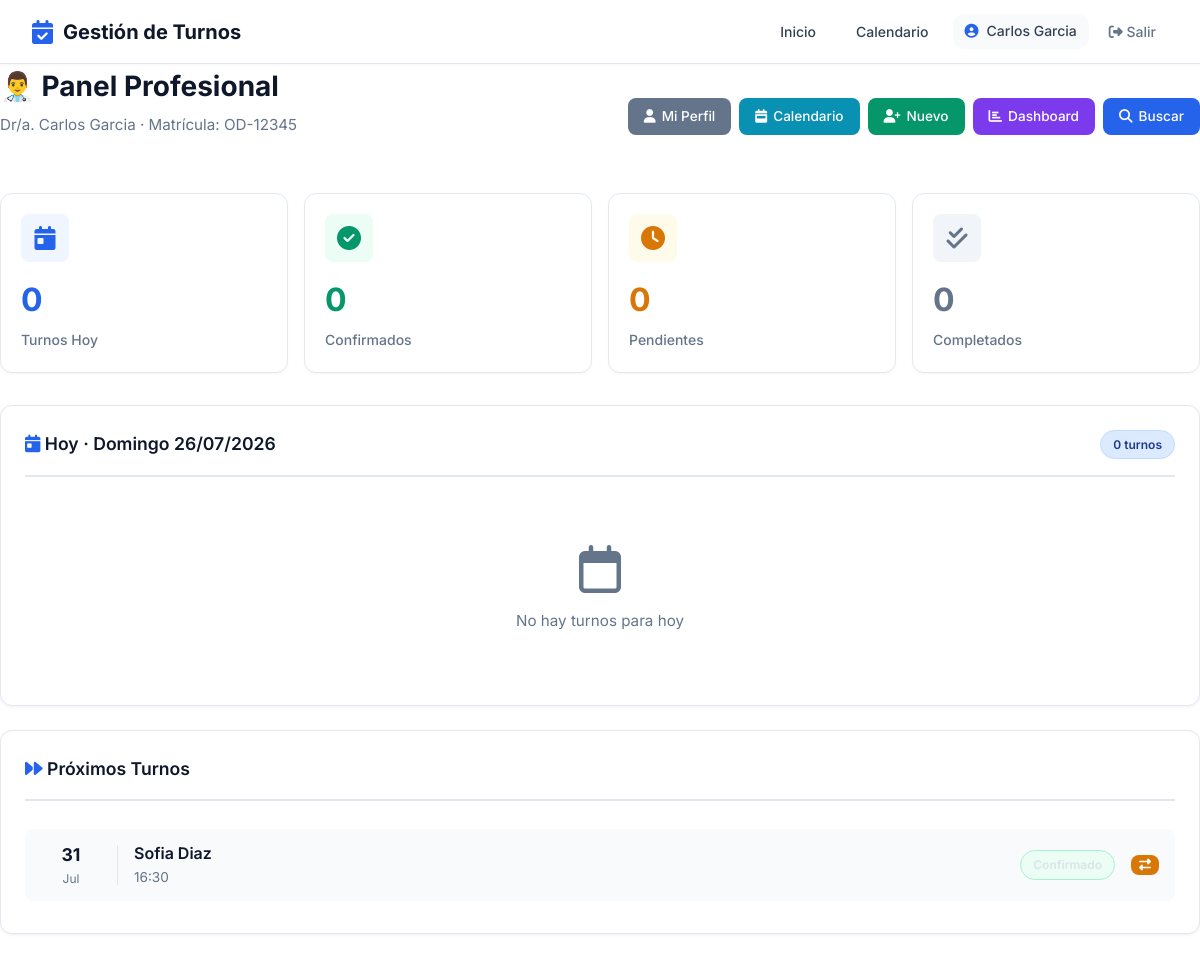
Page /profesional/panel/ (signed in) on the earlier database version.
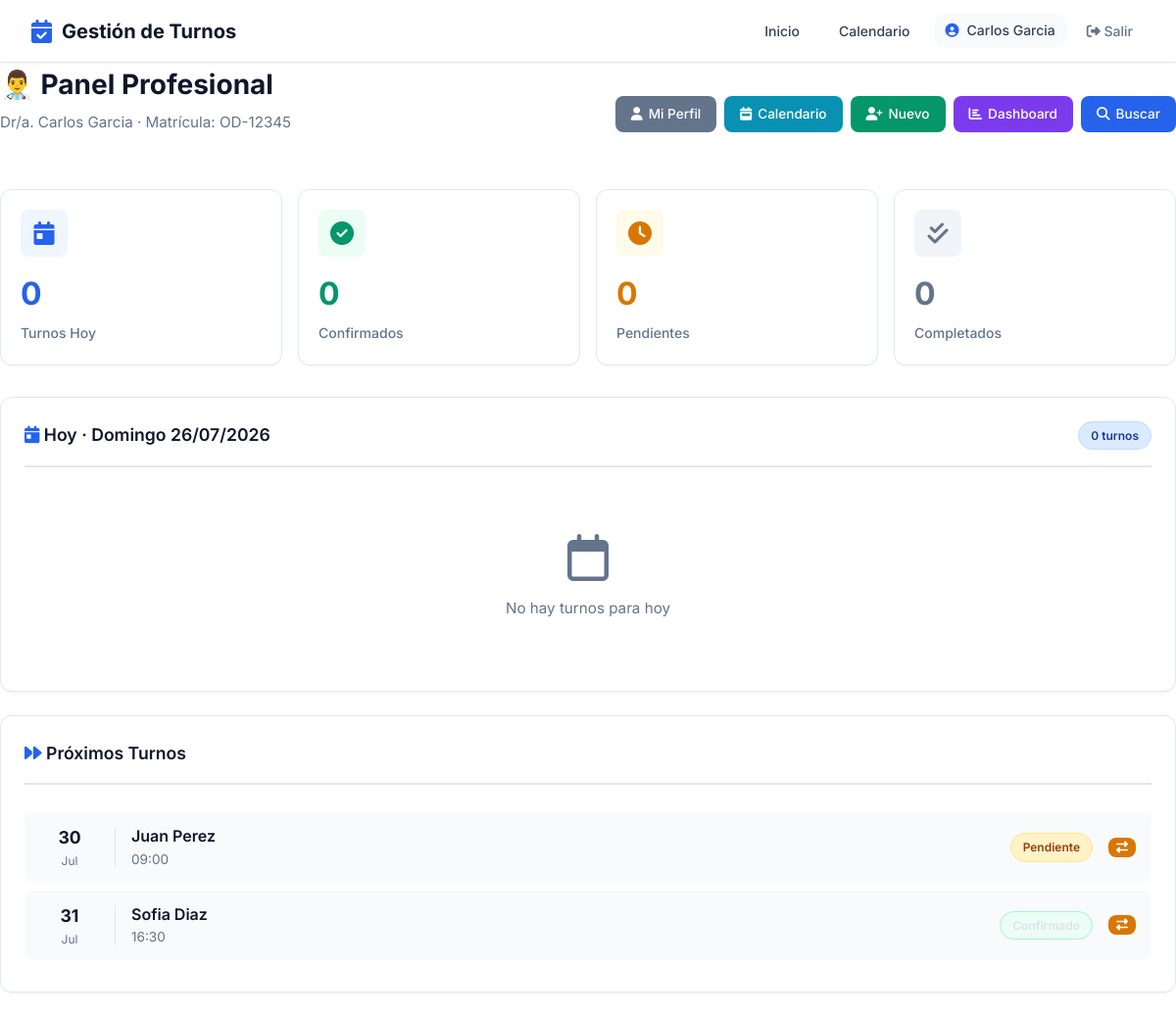
Same page on the later database version.
### turnos_profesionales/models.py (models this page shows, shortened)
class TurnoProfesional(ModeloBase):
    ESTADOS = [
        ('pendiente', 'Pendiente'),
        ('confirmado', 'Confirmado'),
        ('cancelado', 'Cancelado'),
        ('no_asistio', 'No Asistió'),
        ('completado', 'Completado'),
        ('en_sala', 'En Sala de Espera'),
    ]
    profesional = models.ForeignKey(
        'profesionales.Profesional',
        on_delete=models.CASCADE,
        verbose_name='Profesional'
    )
    paciente = models.ForeignKey(
        'pacientes.Paciente',
        on_delete=models.CASCADE,
        verbose_name='Paciente'
    )
    fecha = models.DateField(verbose_name='Fecha')
    hora_inicio = models.TimeField(verbose_name='Hora de Inicio')
    hora_fin = models.TimeField(verbose_name='Hora de Fin')
    estado = models.CharField(
        max_length=20,
        choices=ESTADOS,
        default='pendiente',
        verbose_name='Estado'
    )
    tipo_consulta = models.CharField(
        max_length=100,
        blank=True,
        verbose_name='Tipo de Consulta'
    )
    notas_internas = models.TextField(
        blank=True,
        verbose_name='Notas Internas'
    )
    obra_social = models.ForeignKey(
        'obras_sociales.ObraSocial',
        on_delete=models.SET_NULL,
        null=True,
        blank=True,
        verbose_name='Obra Social'
    )
    requiere_autorizacion = models.BooleanField(
        default=False,
        verbose_name='Requiere Autorización'
    )
    enviar_recordatorio = models.BooleanField(
        default=True,
        verbose_name='Enviar Recordatorio'
    )
    establecimiento = models.ForeignKey(
    'establecimientos.Establecimiento',
    on_delete=models.SET_NULL,
    null=True,
    blank=True,
    verbose_name='Consultorio'
)
    es_sobreturno = models.BooleanField(
    default=False,
    verbose_name='Sobreturno'
)
    monto_total = models.DecimalField(max_digits=10, decimal_places=2, null=True, blank=True, verbose_name='Monto Total')
    monto_os = models.DecimalField(max_digits=10, decimal_places=2, null=True, blank=True, verbose_name='Cubre OS')
    monto_coseguro = models.DecimalField(
        max_digits=10,
        decimal_places=2,
        null=True,
        blank=True,
        verbose_name='Coseguro cobrado'
    )
    os_cobrado = models.BooleanField(default=False, verbose_name='¿Cobrado a la OS?')
    fecha_cobro_os = models.DateField(null=True, blank=True, verbose_name='Fecha de cobro a OS')
    google_event_id = models.CharField(max_length=200, blank=True, null=True, verbose_name='ID Evento Google')
    class Meta:
        verbose_name = 'Turno Profesional'
        verbose_name_plural = 'Turnos Profesionales'
        ordering = ['fecha', 'hora_inicio']

### pacientes/models.py (models this page shows, shortened)
class Paciente(Persona):
    GENEROS = [
        ('M', 'Masculino'),
        ('F', 'Femenino'),
        ('X', 'No binario'),
    ]
    usuario = models.OneToOneField(
        'usuarios.Usuario',
        on_delete=models.SET_NULL,
        null=True,
        blank=True,
        verbose_name='Usuario'
    )
    genero = models.CharField(max_length=1, choices=GENEROS, blank=True, verbose_name='Género')
    direccion = models.CharField(max_length=200, blank=True, verbose_name='Dirección')
    obra_social = models.ForeignKey(
        'obras_sociales.ObraSocial',
        on_delete=models.SET_NULL, null=True, blank=True,
        verbose_name='Obra Social'
    )
    numero_afiliado = models.CharField(max_length=50, blank=True, verbose_name='Número de Afiliado')
    plan_obra_social = models.ForeignKey(
        'obras_sociales.Plan',
        on_delete=models.SET_NULL, null=True, blank=True,
        verbose_name='Plan'
    )
    observaciones = models.TextField(blank=True, verbose_name='Observaciones')
    contacto_emergencia_nombre = models.CharField(max_length=100, blank=True)
    contacto_emergencia_telefono = models.CharField(max_length=20, blank=True)
    class Meta:
        verbose_name = 'Paciente'
        verbose_name_plural = 'Pacientes'
        ordering = ['apellido', 'nombre']

### turnos_profesionales/views.py (the view)
# urls.py: path('panel/', views.panel_profesional, name='panel_profesional'),
@login_required
def panel_profesional(request):
    if request.user.rol not in ['profesional', 'secretaria']:
        messages.error(request, 'No tenés acceso a esta sección.')
        return redirect('home')
    if request.user.rol == 'secretaria':
        establecimiento_id = request.GET.get('establecimiento')
        profesional_id = request.GET.get('profesional')
        if establecimiento_id and profesional_id:
            profesional = get_object_or_404(Profesional, id=profesional_id)
        elif establecimiento_id:
            profesional = Profesional.objects.filter(
                establecimientos__id=establecimiento_id, activo=True
            ).first()
        else:
            profesional = Profesional.objects.filter(
                establecimientos=request.user.establecimiento, activo=True
            ).first()
        if not profesional:
            messages.error(request, 'No hay profesionales disponibles.')
            return redirect('panel_secretaria')
        establecimientos = request.user.establecimiento.__class__.objects.filter(
            profesionales__isnull=False
        ).distinct() if request.user.establecimiento else []
        profesionales_consultorio = Profesional.objects.filter(
            establecimientos=request.user.establecimiento, activo=True
        )
    else:
        profesional = get_object_or_404(Profesional, usuario=request.user)
        establecimientos = profesional.establecimientos.all()
        profesionales_consultorio = None
    hoy = date.today()
    turnos_hoy = TurnoProfesional.objects.filter(
        profesional=profesional, fecha=hoy
    ).order_by('hora_inicio')
    manana = hoy + timedelta(days=1)
    turnos_manana = TurnoProfesional.objects.filter(
        profesional=profesional, fecha=manana
    ).order_by('hora_inicio')
    proxima_semana = hoy + timedelta(days=7)
    proximos_turnos = TurnoProfesional.objects.filter(
        profesional=profesional,
        fecha__range=[manana + timedelta(days=1), proxima_semana],
        estado__in=['pendiente', 'confirmado']
    ).order_by('fecha', 'hora_inicio')
    sesiones_por_turno = {}
    for turno in turnos_hoy:
        os_paciente = turno.paciente.mis_obras_sociales.filter(
            profesional=turno.profesional,
            activa=True
        ).first()
        sesiones_por_turno[turno.id] = os_paciente
    contexto = {
        'profesional': profesional,
        'hoy': hoy,
        'turnos_hoy': turnos_hoy,
        'turnos_manana': turnos_manana,
        'proximos_turnos': proximos_turnos,
        'total_hoy': turnos_hoy.count(),
        'sesiones_por_turno': sesiones_por_turno,
        'confirmados_hoy': turnos_hoy.filter(estado='confirmado').count(),
        'pendientes_hoy': turnos_hoy.filter(estado='pendiente').count(),
        'completados_hoy': turnos_hoy.filter(estado='completado').count(),
    }
    return render(request, 'turnos_profesionales/panel.html', contexto)

### core_app/models.py (called while the page is built)
    @property
    def nombre_completo(self):
        return f"{self.nombre} {self.apellido}"

### turnos_profesionales/templates/turnos_profesionales/panel.html (shortened to what the changed rows need)
{% extends 'core_app/base.html' %}
{% load static %}
{% block extra_css %}
    <link rel="stylesheet" href="{% static 'css/pages/turnos_acciones.css' %}">
{% endblock %}
{% block content %}
<div class="flex-between mb-6">
    <div class="page-header mb-0">
        <h1>👨‍⚕️ Panel Profesional</h1>
    </div>
</div>
{% if proximos_turnos %}
<div class="card">
    <div class="proximos-turnos-lista">
        {% for turno in proximos_turnos %}
        <div class="proximo-turno-item">
            <div class="proximo-turno-fecha">
                <div class="dia">{{ turno.fecha|date:"d" }}</div>
                <div class="mes">{{ turno.fecha|date:"M" }}</div>
            </div>
            <div class="proximo-turno-info">
                <div class="paciente">{{ turno.paciente.nombre_completo }}</div>
                <div class="hora">{{ turno.hora_inicio|time:"H:i" }}</div>
            </div>
            <span class="badge {% if turno.estado == 'confirmado' %}badge-success{% else %}badge-warning{% endif %}">
                {{ turno.get_estado_display }}
            </span>
            <a href="{% url 'reprogramar_turno' turno.id %}" class="btn btn-warning btn-xs">
                <i class="fas fa-exchange-alt"></i>
            </a>
        </div>
        {% endfor %}
    </div>
</div>
{% endif %}
{% endblock %}

Differences in the rows shown:
added TurnoProfesional: fecha "30", fecha "Jul", paciente.nombre_completo "Juan Perez", hora_inicio "09:00", estado "Pendiente"
